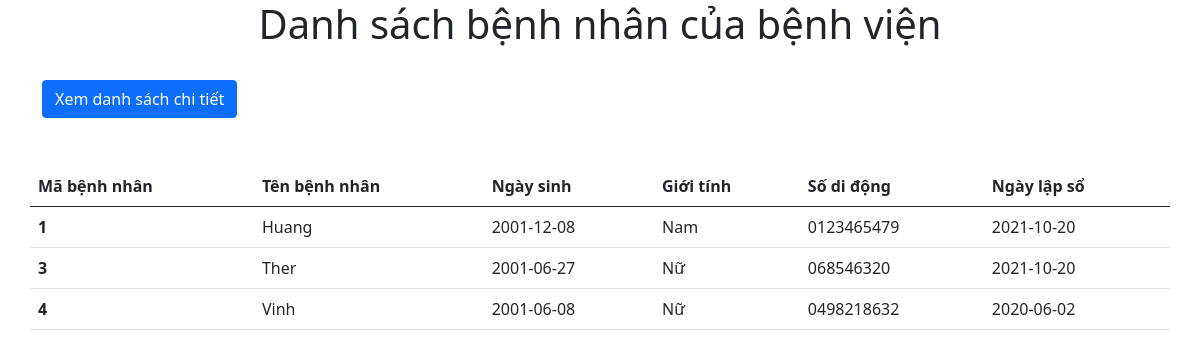
The page / on the database its author committed.
### tables this page shows
CREATE TABLE `patient` (
  `patientid` int(50) NOT NULL,
  `firstname` varchar(50) DEFAULT NULL,
  `lastname` varchar(50) DEFAULT NULL,
  `dateofbirth` date DEFAULT NULL,
  `gender` varchar(3) DEFAULT NULL,
  `mobile` varchar(13) DEFAULT NULL,
  `email` varchar(50) DEFAULT NULL,
  `height` int(11) DEFAULT NULL,
  `weight` int(11) DEFAULT NULL,
  `blood_type` varchar(5) DEFAULT NULL,
  `created_on` date DEFAULT NULL,
  `modified_on` date DEFAULT NULL
);

### src/index.php (the view)
<?php
    include 'header.php';
?>
<h1 class="text-center">Danh sách bệnh nhân của bệnh viện</h1>
<main>
    <div class="container">
        <br><a href="index2.php" class="btn btn-primary">Xem danh sách chi tiết</a><br><br><br>
        <div class="md-8 row">
            <table class="table">
                <thead>
                    <tr>
                        <th scope="col">Mã bệnh nhân</th>
                        <th scope="col">Tên bệnh nhân</th>
                        <th scope="col">Ngày sinh</th>
                        <th scope="col">Giới tính</th>
                        <th scope="col">Số di động</th>
                        <th scope="col">Ngày lập sổ</th>
                    </tr>
                </thead>
                <tbody>
                    <?php
                include 'config.php';
                $sql = "SELECT patientid,firstname,dateofbirth,gender,mobile,created_on FROM PATIENT ORDER BY patientid";
                $result = mysqli_query($conn,$sql);
                if(mysqli_num_rows($result)>0){
                    while($row=mysqli_fetch_assoc($result)){
                        echo '<tr>';
                        echo '<th scope="row">'.$row['patientid'].'</th>';
                        echo '<td>'.$row['firstname'].'</td>';
                        echo '<td>'.$row['dateofbirth'].'</td>';
                        echo '<td>'.$row['gender'].'</td>';
                        echo '<td>'.$row['mobile'].'</td>';
                        echo '<td>'.$row['created_on'].'</td>';
                        echo '</tr>';
                    }
                }
                ?>
                </tbody>
            </table>
        </div>
    </div>
</main>
<?php
    include 'footer.php';
?>

### src/header.php (shortened to what this page needs)
<!DOCTYPE html>
<html lang="en">
<head>
    <link href="https://cdn.jsdelivr.net/npm/bootstrap@5.0.2/dist/css/bootstrap.min.css" rel="stylesheet"
>
    <link rel="stylesheet" href="https://cdnjs.cloudflare.com/ajax/libs/font-awesome/6.0.0-beta2/css/all.min.css"
 />
    <link rel="stylesheet" href="https://cdn.jsdelivr.net/npm/bootstrap-icons@1.6.0/font/bootstrap-icons.css">
</head>
<body>

### src/footer.php (shortened to what this page needs)
</body>
</html>

### rows shown on the page
patient: patientid "1", firstname "Huang", dateofbirth "2001-12-08", gender "Nam", mobile "0123465479", created_on "2021-10-20"
patient: patientid "3", firstname "Ther", dateofbirth "2001-06-27", gender "Nữ", mobile "068546320", created_on "2021-10-20"
patient: patientid "4", firstname "Vinh", dateofbirth "2001-06-08", gender "Nữ", mobile "0498218632", created_on "2020-06-02"
